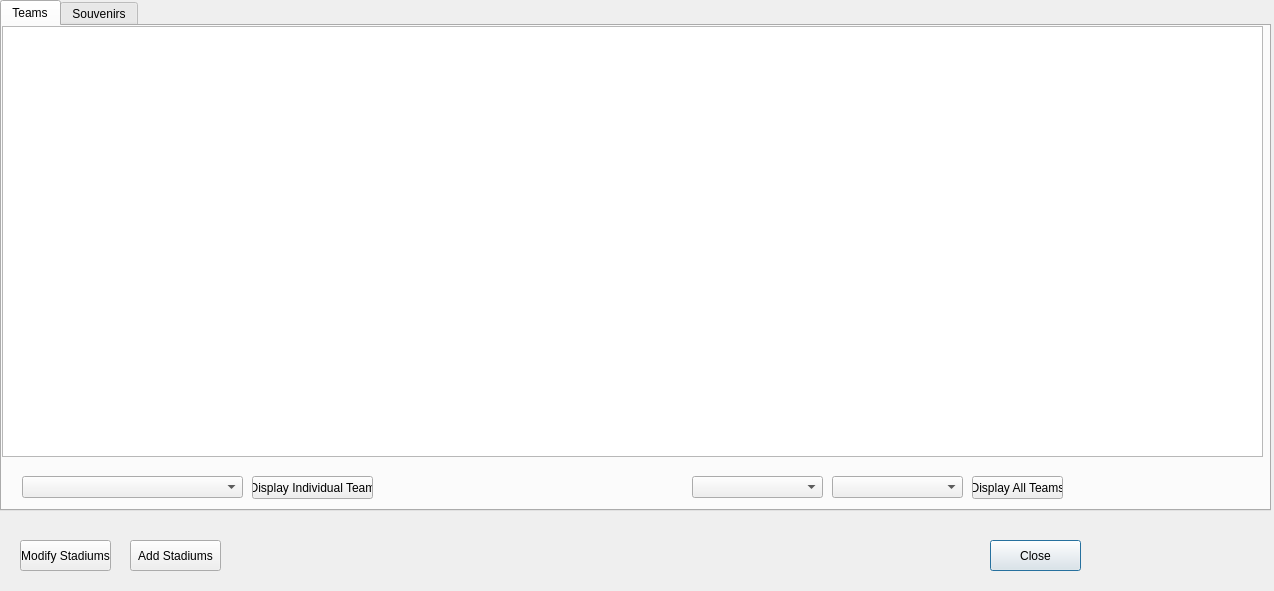
<?xml version="1.0" encoding="UTF-8"?>
<ui version="4.0">
 <class>databaseViewer</class>
 <widget class="QDialog" name="databaseViewer">
  <property name="geometry">
   <rect>
    <x>0</x>
    <y>0</y>
    <width>1274</width>
    <height>591</height>
   </rect>
  </property>
  <property name="windowTitle">
   <string>Database Viewer</string>
  </property>
  <widget class="QPushButton" name="closeDatabaseButton">
   <property name="geometry">
    <rect>
     <x>990</x>
     <y>540</y>
     <width>91</width>
     <height>31</height>
    </rect>
   </property>
   <property name="text">
    <string>Close</string>
   </property>
  </widget>
  <widget class="QPushButton" name="addStadiumButton">
   <property name="geometry">
    <rect>
     <x>130</x>
     <y>540</y>
     <width>91</width>
     <height>31</height>
    </rect>
   </property>
   <property name="text">
    <string>Add Stadiums</string>
   </property>
  </widget>
  <widget class="QPushButton" name="modifyStadiumButton">
   <property name="geometry">
    <rect>
     <x>20</x>
     <y>540</y>
     <width>91</width>
     <height>31</height>
    </rect>
   </property>
   <property name="text">
    <string>Modify Stadiums</string>
   </property>
  </widget>
  <widget class="QTabWidget" name="tabWidget">
   <property name="geometry">
    <rect>
     <x>0</x>
     <y>0</y>
     <width>1271</width>
     <height>511</height>
    </rect>
   </property>
   <property name="currentIndex">
    <number>0</number>
   </property>
   <widget class="QWidget" name="teamsTab">
    <attribute name="title">
     <string>Teams</string>
    </attribute>
    <widget class="QTableView" name="teamTableView">
     <property name="geometry">
      <rect>
       <x>0</x>
       <y>0</y>
       <width>1261</width>
       <height>431</height>
      </rect>
     </property>
    </widget>
    <widget class="QComboBox" name="teamSelectBox">
     <property name="geometry">
      <rect>
       <x>20</x>
       <y>450</y>
       <width>221</width>
       <height>22</height>
      </rect>
     </property>
     <property name="placeholderText">
      <string>Select a team...</string>
     </property>
    </widget>
    <widget class="QPushButton" name="displayTeamButton">
     <property name="geometry">
      <rect>
       <x>250</x>
       <y>450</y>
       <width>121</width>
       <height>23</height>
      </rect>
     </property>
     <property name="text">
      <string>Display Individual Team</string>
     </property>
    </widget>
    <widget class="QComboBox" name="leagueSelectBox">
     <property name="geometry">
      <rect>
       <x>690</x>
       <y>450</y>
       <width>131</width>
       <height>22</height>
      </rect>
     </property>
     <property name="placeholderText">
      <string>Select a league...</string>
     </property>
    </widget>
    <widget class="QComboBox" name="sortSelectBox">
     <property name="geometry">
      <rect>
       <x>830</x>
       <y>450</y>
       <width>131</width>
       <height>22</height>
      </rect>
     </property>
     <property name="currentText">
      <string>Select a sort type...</string>
     </property>
     <property name="placeholderText">
      <string>Select a sort type...</string>
     </property>
    </widget>
    <widget class="QPushButton" name="displayAllButton">
     <property name="geometry">
      <rect>
       <x>970</x>
       <y>450</y>
       <width>91</width>
       <height>23</height>
      </rect>
     </property>
     <property name="text">
      <string>Display All Teams</string>
     </property>
    </widget>
   </widget>
   <widget class="QWidget" name="souvenirTab">
    <attribute name="title">
     <string>Souvenirs</string>
    </attribute>
    <widget class="QPushButton" name="pushButton_5">
     <property name="geometry">
      <rect>
       <x>250</x>
       <y>450</y>
       <width>101</width>
       <height>23</height>
      </rect>
     </property>
     <property name="text">
      <string>Display Souvenirs</string>
     </property>
    </widget>
    <widget class="QComboBox" name="comboBox_2">
     <property name="geometry">
      <rect>
       <x>20</x>
       <y>450</y>
       <width>221</width>
       <height>22</height>
      </rect>
     </property>
    </widget>
    <widget class="QTableView" name="tableView">
     <property name="geometry">
      <rect>
       <x>0</x>
       <y>0</y>
       <width>1261</width>
       <height>431</height>
      </rect>
     </property>
    </widget>
   </widget>
  </widget>
 </widget>
 <resources/>
 <connections/>
</ui>
